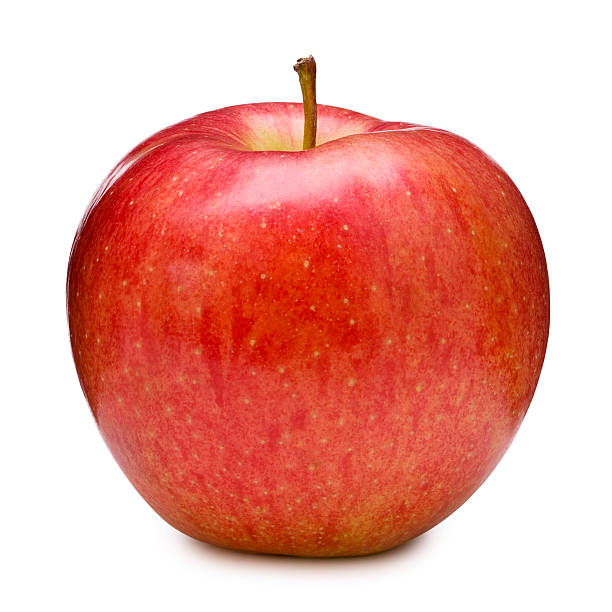
#> input picture src/models/Images-main/apple_2.jpg, 612 x 612 px; its folder holds only this picture in this run
$ python -i apple_detection.py   (imports and definitions only)
#> lines starting #> are read from the running program, lines starting #| are printed output that depends on the picture; after the words box and inside, x2 and y2 are one past the last pixel; in counts of white or black regions, pixels touching at a corner belong together
#> further down, picture is the input picture: shape (612, 612, 3); mean B, G, R 157.2, 167.1, 234.1
import cv2 as cv
import numpy as np

def detectApples(img):
    image = img
    def getContours(mask):
        global contours
        contours = cv.findContours(mask, cv.RETR_EXTERNAL, cv.CHAIN_APPROX_SIMPLE)
        if len(contours) == 2:
            contours = contours[0]

        else:
            contours = contours[1]

        return contours

    def isCircle(img, contour):
        approx = cv.approxPolyDP(contour, 0.01 * cv.arcLength(contour, True), True)

        (coord_x, coord_y), radius = cv.minEnclosingCircle(contour)
        center = (int(coord_x), int(coord_y))

        contour_area = cv.contourArea(contour)
        x, y, w, h = cv.boundingRect(contour)
        aspect_ratio = w/h

        if  1.0 >= contour_area / (radius**2 * 3.14) >= .5 and 1.1 >= aspect_ratio >= .8 and contour_area > 700:
              x,y,w,h = cv.boundingRect(contour)
              aspect_ratio = float(w)/h
              area = float(w*h)
              if .8 <= aspect_ratio <= 1.3 and area > 1000:
                  cv.rectangle(img, (x, y), (x + w, y + h), (0,255,0), 2)


    def createRedMask(img):
        hsv = cv.cvtColor(img, cv.COLOR_BGR2HSV)
#> hsv: shape (612, 612, 3); mean H, S, V 11, 94, 234.2
        lower = np.array([0,120,70])
        upper = np.array([180,255,255])
        mask0 = cv.inRange(hsv, lower, upper)
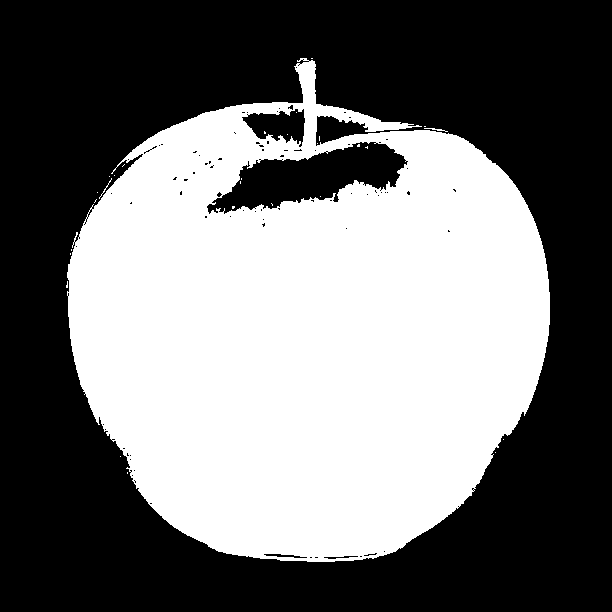
#> mask0: shape (612, 612); 44.6% white; 29 white regions (26 under 20 px), largest, box (x1, y1, x2, y2) and area: (67, 58, 550, 562) 167035, (424, 128, 448, 132) 32, (99, 178, 112, 199) 25

        #join masks
        lower = np.array([170,120,70])
        upper = np.array([180,255,255])
        mask1 = cv.inRange(hsv, lower, upper)
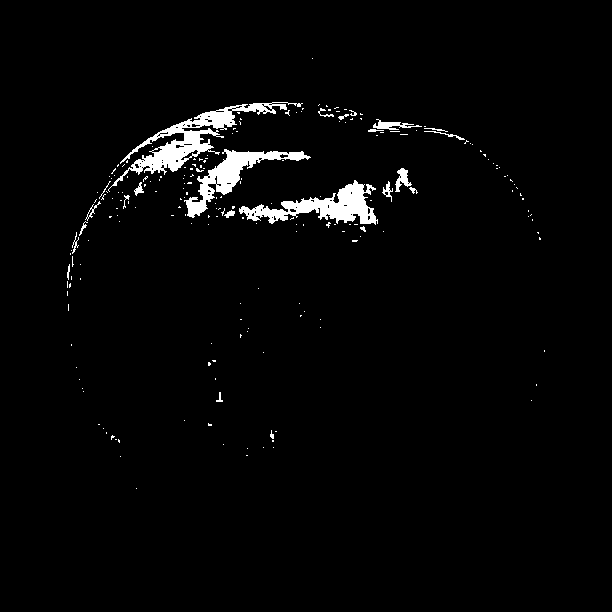
#> mask1: shape (612, 612); 2.5% white; 211 white regions (187 under 20 px)

        #join
        mask = mask0 + mask1
        return mask

    contours = getContours(createRedMask(image))
#> in getContours, `contours = cv.findContours(mask, cv.RETR_EXTERNAL, cv.CHAIN_APPROX_SIM..`: contours = 19 contours, 18 with area under 20; largest, box (x1, y1, x2, y2) and area: (67, 58, 550, 562) 175228
    for contour in contours:
        isCircle(image, contour)
#> this loop made 19 passes
#> (coord_x in isCircle, coord_y in isCircle, radius in isCircle, center in isCircle, contour_area in isCircle) on pass 19: (306.5, 312.4, 254.5, (306, 312), 175228.5)
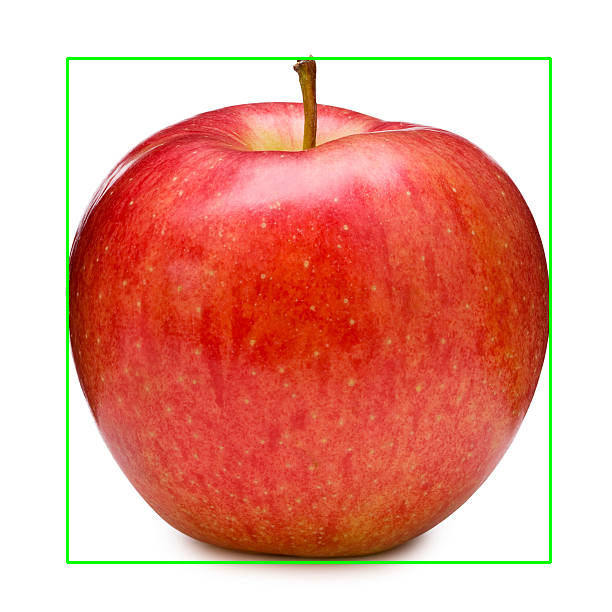
#> image: shape (612, 612, 3); 1.58% of pixels changed, all inside (x1, y1, x2, y2) = (66, 57, 552, 564)

>>> import cv2
>>> picture = cv2.imread('Images-main/apple_2.jpg')
>>> result = detectApples(picture)

$ run again, on src/models/Images-main/apple_4.jpg
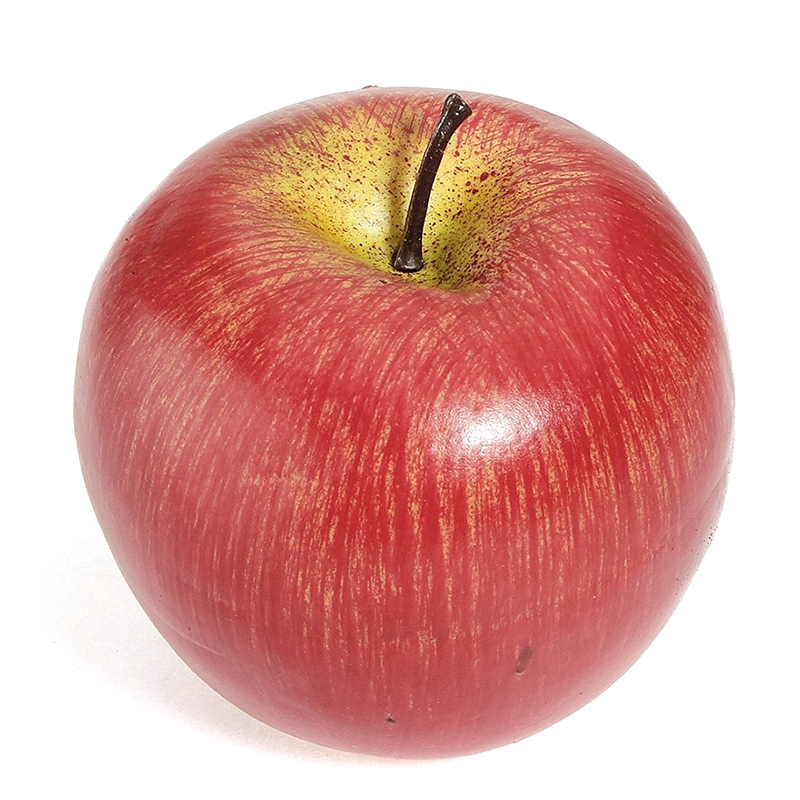
#> input picture src/models/Images-main/apple_4.jpg, 800 x 800 px
#> picture is the input picture: shape (800, 800, 3); mean B, G, R 165.2, 170.6, 224
#> hsv: shape (800, 800, 3); mean H, S, V 21.4, 76.8, 224
#> in createRedMask, `mask0 = cv.inRange(hsv, lower, upper)`:
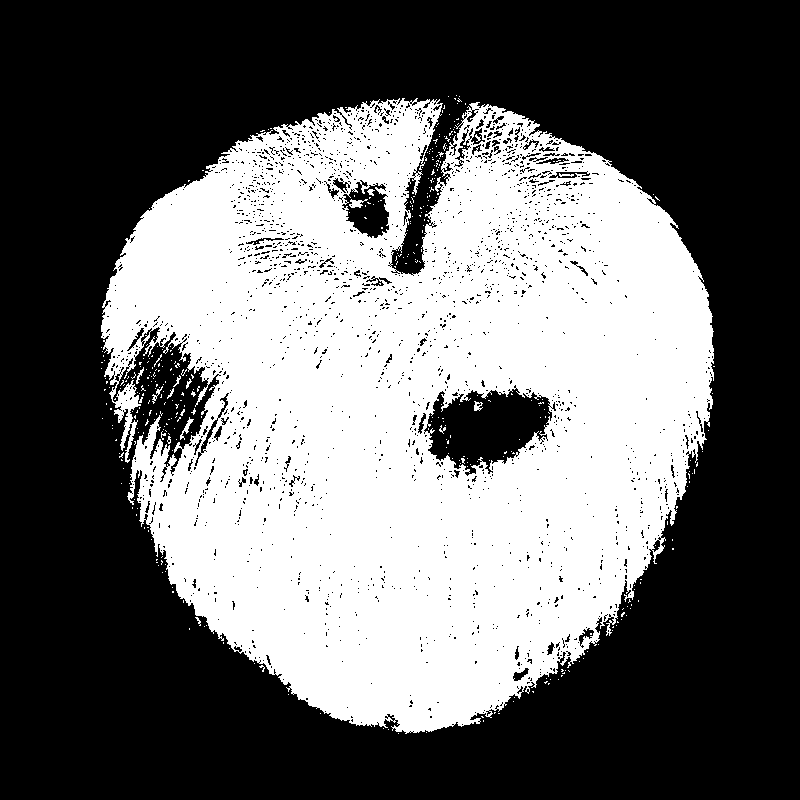
#> mask0: shape (800, 800); 41.5% white; 398 white regions (382 under 20 px), largest, box (x1, y1, x2, y2) and area: (101, 98, 714, 734) 263861, (349, 199, 368, 208) 92, (180, 417, 194, 440) 85
#> mask1: shape (800, 800); 8.2% white; 1416 white regions (1156 under 20 px)
#> in getContours, `contours = cv.findContours(mask, cv.RETR_EXTERNAL, cv.CHAIN_APPROX_SIM..`: contours = 331 contours, 327 with area under 20; largest, box (x1, y1, x2, y2) and area: (101, 98, 714, 734) 280816, (180, 417, 194, 440) 54, (152, 386, 163, 404) 27, (136, 367, 144, 384) 23
#> the loop in detectApples, `for contour in contours:` made 331 passes
#> (coord_x in isCircle, coord_y in isCircle, radius in isCircle, contour_area in isCircle) on passes 1 to 3: (398, 733, 0.0001, 0), (426, 732, 0.0001, 0), (388, 729, 0.0001, 0)
#> after the loop in detectApples, `for contour in contours:`:
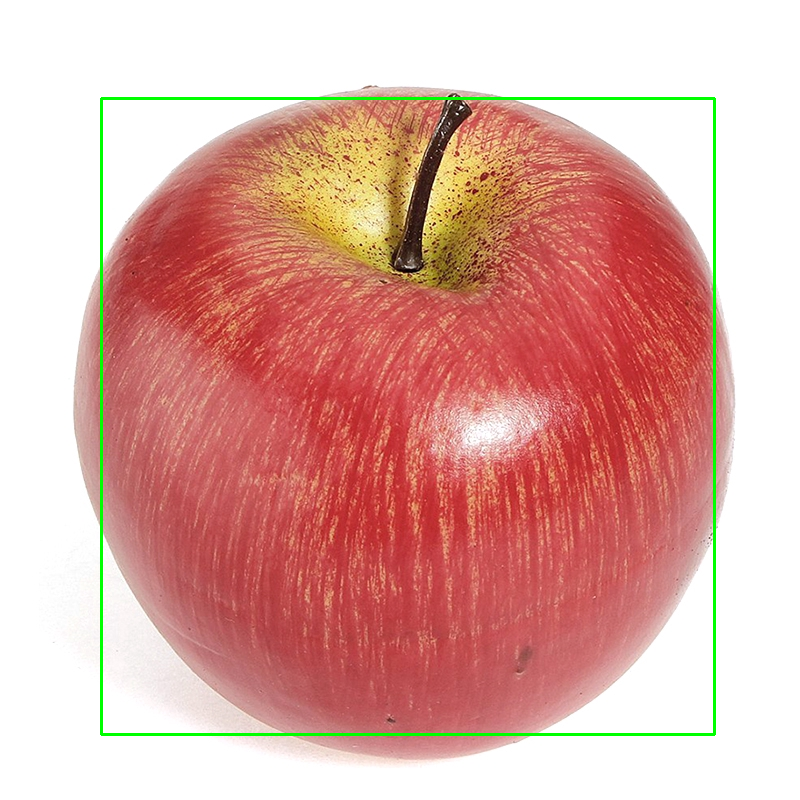
#> image: shape (800, 800, 3); 1.17% of pixels changed, all inside (x1, y1, x2, y2) = (100, 97, 716, 736)

$ run again, on src/models/Images-main/apple_6.jpg
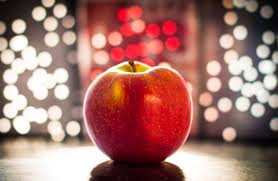
#> input picture src/models/Images-main/apple_6.jpg, 278 x 181 px
#> picture is the input picture: shape (181, 278, 3); mean B, G, R 108.9, 115.8, 164
#> hsv: shape (181, 278, 3); mean H, S, V 49.8, 98.4, 164.2
#> in createRedMask, `mask0 = cv.inRange(hsv, lower, upper)`:
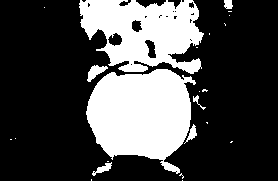
#> mask0: shape (181, 278); 29% white; 23 white regions (16 under 20 px), largest, box (x1, y1, x2, y2) and area: (86, 69, 196, 174) 7870, (79, 0, 204, 74) 6175, (87, 65, 108, 82) 171
#> mask1: shape (181, 278); 13.9% white; 16 white regions (9 under 20 px)
#> in getContours, `contours = cv.findContours(mask, cv.RETR_EXTERNAL, cv.CHAIN_APPROX_SIM..`: contours = 23 contours, 16 with area under 20; largest, box (x1, y1, x2, y2) and area: (86, 69, 196, 174) 7678, (79, 0, 204, 74) 6288, (87, 65, 108, 82) 144, (92, 162, 112, 176) 82, (184, 124, 197, 144) 70, (224, 0, 233, 9) 54, (193, 95, 206, 110) 25
#> the loop in detectApples, `for contour in contours:` made 23 passes
#> (coord_x in isCircle, coord_y in isCircle, radius in isCircle, center in isCircle, contour_area in isCircle) on passes 4, 9, 11, 15, 22, 23: (101.5, 168, 11.24, (101, 168), 82), (188.5, 133.5, 10.51, (188, 133), 70), (198.3, 102.3, 8.21, (198, 102), 25), (97, 73.5, 11.93, (97, 73), 144), (227.5, 4, 5.32, (227, 4), 54), (140.5, 34, 69.4, (140, 34), 6288)
#> after the loop in detectApples, `for contour in contours:`:
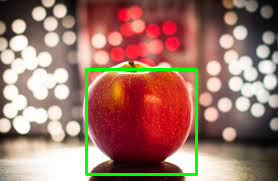
#> image: shape (181, 278, 3); 2.56% of pixels changed, all inside (x1, y1, x2, y2) = (85, 68, 198, 176)

$ run again, on src/models/Images-main/apple_7.jpg
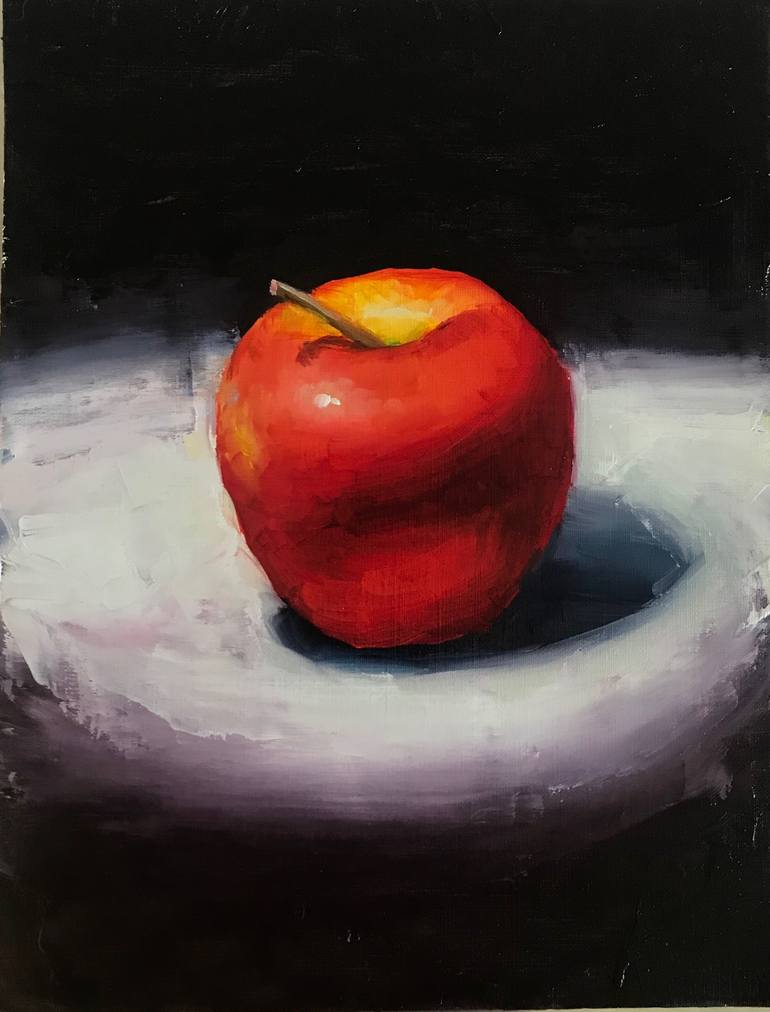
#> input picture src/models/Images-main/apple_7.jpg, 770 x 1012 px
#> picture is the input picture: shape (1012, 770, 3); mean B, G, R 57.9, 60.6, 78.9
#> hsv: shape (1012, 770, 3); mean H, S, V 60.4, 72.9, 79.9
#> in createRedMask, `mask0 = cv.inRange(hsv, lower, upper)`:
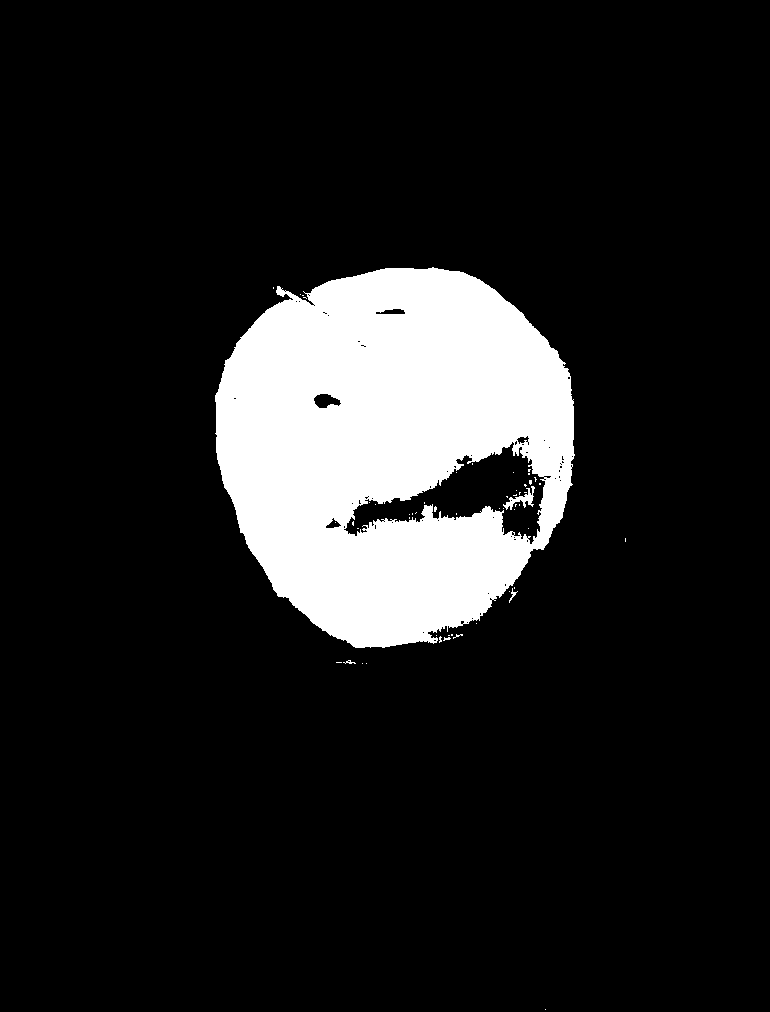
#> mask0: shape (1012, 770); 12.6% white; 54 white regions (50 under 20 px), largest, box (x1, y1, x2, y2) and area: (215, 267, 575, 648) 97754, (503, 486, 535, 510) 250, (509, 588, 518, 603) 34, (343, 660, 356, 664) 23
#> mask1: shape (1012, 770); 4.3% white; 171 white regions (145 under 20 px)
#> in getContours, `contours = cv.findContours(mask, cv.RETR_EXTERNAL, cv.CHAIN_APPROX_SIM..`: contours = 21 contours, 20 with area under 20; largest, box (x1, y1, x2, y2) and area: (215, 267, 575, 648) 105858
#> the loop in detectApples, `for contour in contours:` made 21 passes
#> (coord_x in isCircle, coord_y in isCircle, radius in isCircle, center in isCircle, contour_area in isCircle) on pass 21: (387.2, 451.1, 198.5, (387, 451), 105858)
#> after the loop in detectApples, `for contour in contours:`:
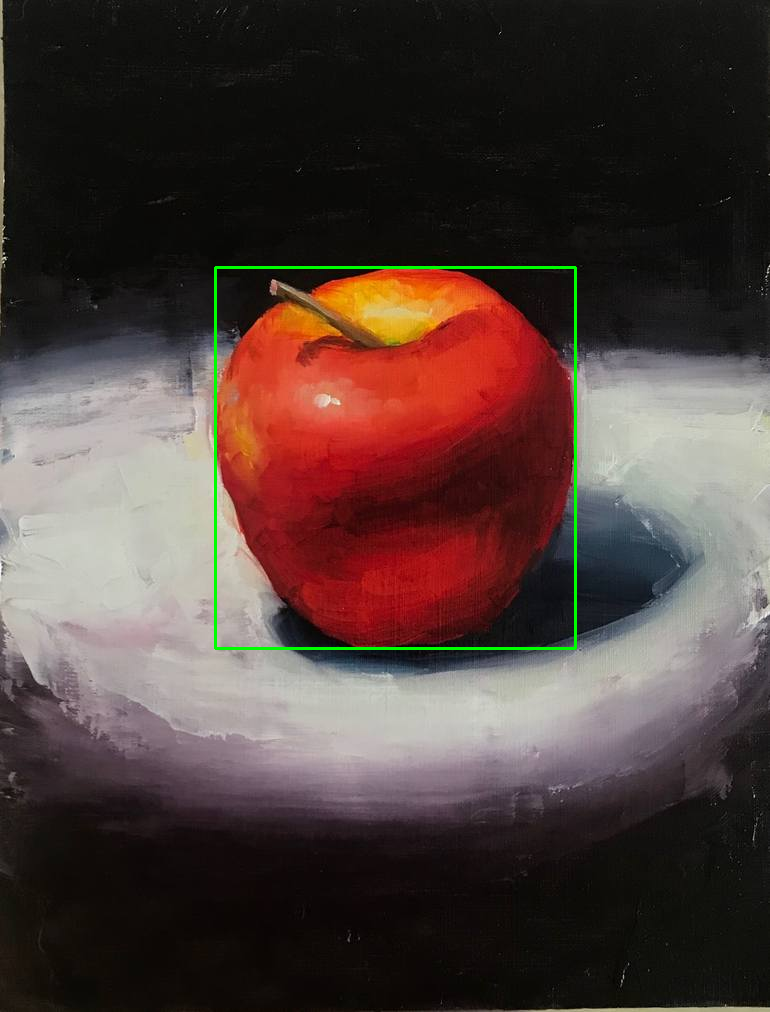
#> image: shape (1012, 770, 3); 0.57% of pixels changed, all inside (x1, y1, x2, y2) = (214, 266, 577, 650)
